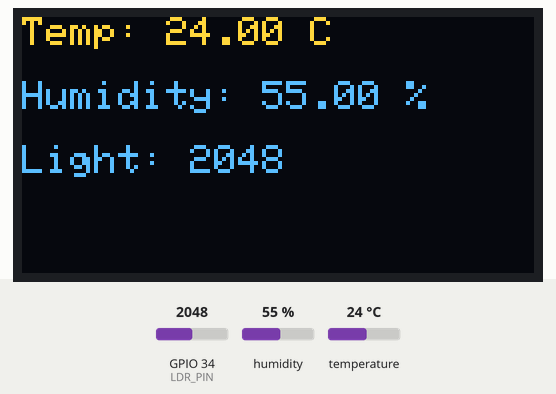
Recording of a program running on a simulated ESP32. On the bench: 128×64 one-colour display. The inputs (shaded band) are chosen by the test bench; at power-on: humidity 55 %, GPIO 34 (LDR_PIN) = 2048, temperature 24 °C. The OLED is the two-colour kind (top 16 rows yellow); what the program prints to the serial monitor is not drawn.

Above: at 1.8 s.
1.9 s: humidity set to 22 %
At 3.3 s:
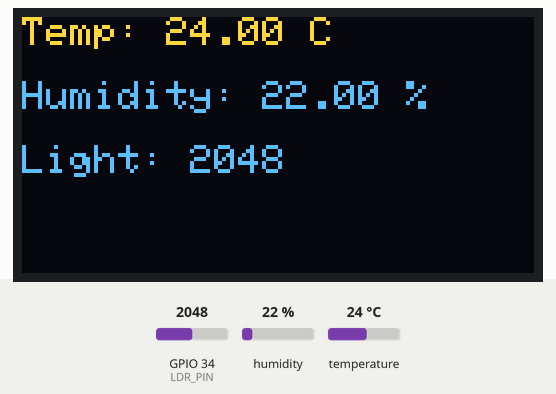
3.6 s: GPIO 34 (LDR_PIN) set to 2866
At 4.6 s:
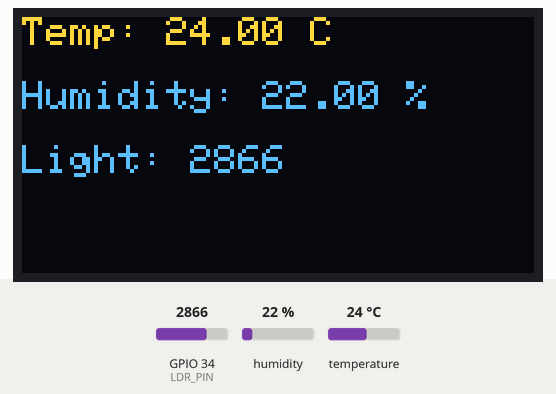
5.6 s: temperature set to 12 °C
At 7.0 s:
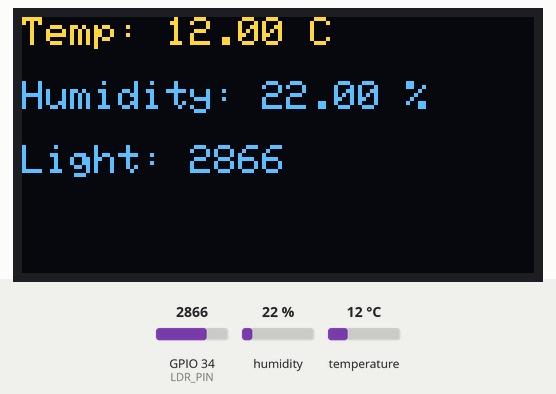
7.7 s: GPIO 34 (LDR_PIN) set to 3603
At 9.4 s:
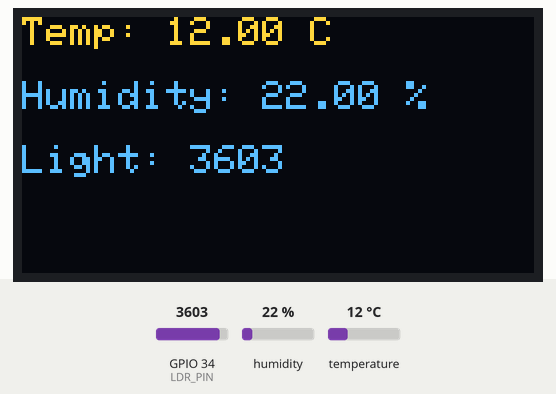
9.7 s: humidity set to 40 %
At 10.7 s:
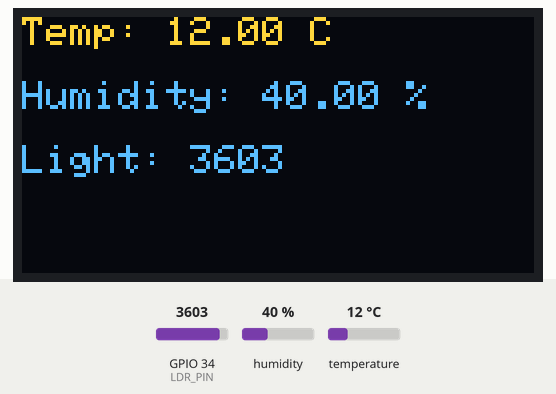
11.8 s: GPIO 34 (LDR_PIN) set to 4095
At 13.1 s:
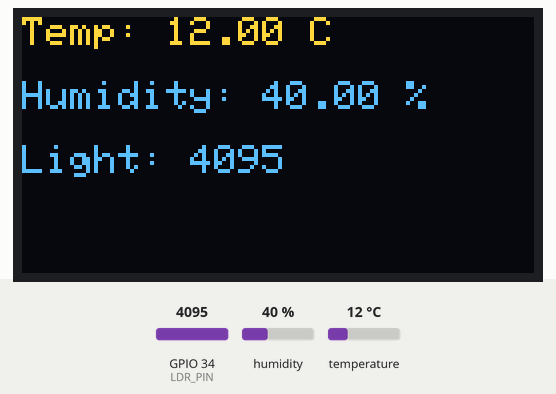
Timing chart, 0 to 14.8 s (numbered marks = the images above; inputs shaded):
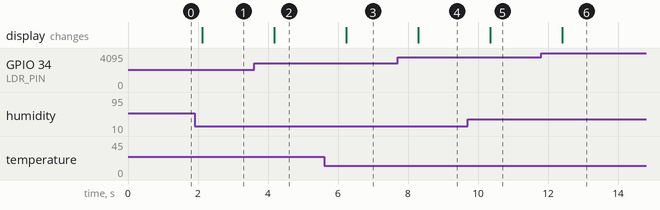

The program:

main.cpp
```cpp
#include <Arduino.h>
#include <Wire.h>
#include <Adafruit_GFX.h>
#include <Adafruit_SSD1306.h>
#include <DHT.h>

#define DHTPIN 19
#define DHTTYPE DHT22
#define TIMEDHT 1000

#define SCREEN_WIDTH 128
#define SCREEN_HEIGHT 64

#define LDR_PIN 34 // Sensor cahaya di GPIO34

float humidity, celsius;
uint32_t timerDHT = TIMEDHT;
DHT dht(DHTPIN, DHTTYPE);

// Inisialisasi OLED
Adafruit_SSD1306 display(SCREEN_WIDTH, SCREEN_HEIGHT, &Wire, -1);

// Fungsi untuk membaca suhu dan kelembapan
void getTemperature() {
  if ((millis() - timerDHT) > TIMEDHT) {
    timerDHT = millis();
    humidity = dht.readHumidity();
    celsius = dht.readTemperature();

    if (isnan(humidity) || isnan(celsius)) {
      Serial.println("Gagal membaca sensor DHT!");
      return;
    }
  }
}

void setup() {
  Serial.begin(115200);
  dht.begin();

  if (!display.begin(SSD1306_SWITCHCAPVCC, 0x3C)) {
    Serial.println("OLED gagal diinisialisasi");
    for (;;);
  }

  display.clearDisplay();
}

void loop() {
  getTemperature();
  int lightValue = analogRead(LDR_PIN); // Membaca intensitas cahaya

  // Menampilkan data di serial monitor
  Serial.print("Temp: ");
  Serial.print(celsius);
  Serial.print(" C, Humidity: ");
  Serial.print(humidity);
  Serial.print("%, Light: ");
  Serial.println(lightValue);

  // Menampilkan di OLED
  display.clearDisplay();
  display.setTextSize(1);
  display.setTextColor(WHITE);

  display.setCursor(0, 0);
  display.print("Temp: ");
  display.print(celsius);
  display.println(" C");

  display.setCursor(0, 16);
  display.print("Humidity: ");
  display.print(humidity);
  display.println(" %");

  display.setCursor(0, 32);
  display.print("Light: ");
  display.print(lightValue);

  display.display();
  delay(1000);
}
```

Measured:
- after the input at 1.9 s, the display: changes after 0.22 s (image 1)
- after the input at 3.6 s, the display: changes after 0.58 s (image 2)
- after the input at 5.6 s, the display: changes after 0.63 s (image 3)
- after the input at 7.7 s, the display: changes after 0.59 s (image 4)
- after the input at 9.7 s, the display: changes after 0.65 s (image 5)
- after the input at 11.8 s, the display: changes after 0.61 s (image 6)
